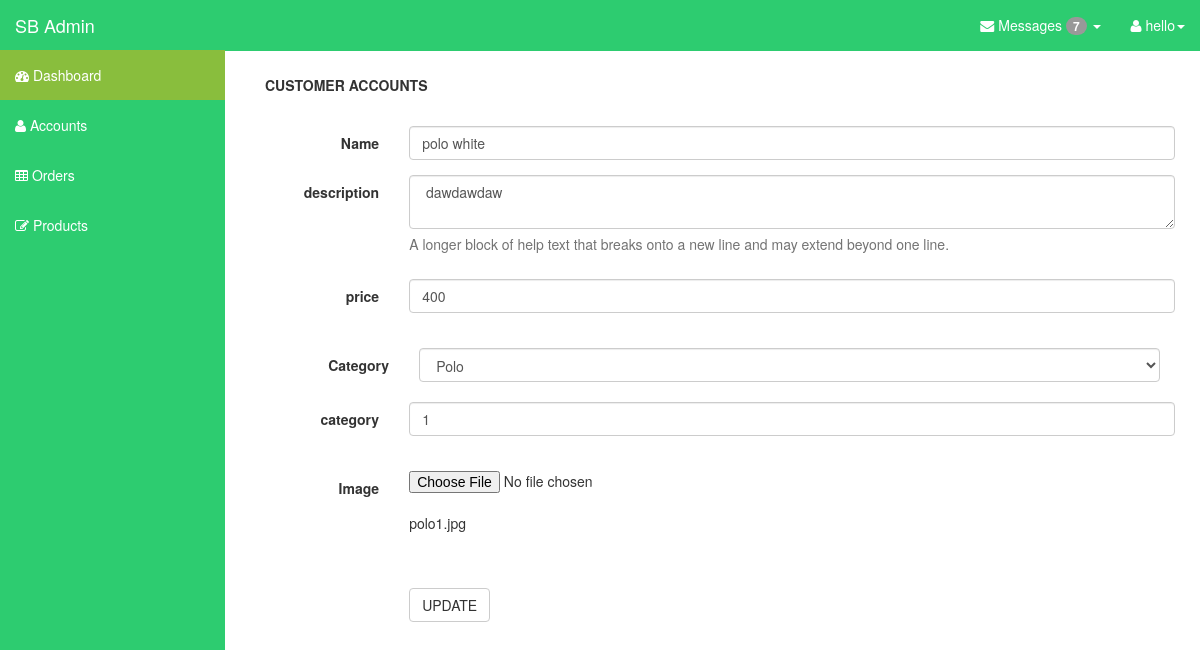
/sb-admin/edit-products.php?id=1 (signed in), run on the app's committed database.
### tables this page shows
CREATE TABLE IF NOT EXISTS `products` (
  `id` int(15) NOT NULL AUTO_INCREMENT,
  `image` text NOT NULL,
  `name` text NOT NULL,
  `description` text NOT NULL,
  `price` int(15) NOT NULL,
  `category` int(15) NOT NULL,
  PRIMARY KEY (`id`)
);

CREATE TABLE IF NOT EXISTS `category` (
  `category_id` int(11) NOT NULL AUTO_INCREMENT,
  `category` text NOT NULL,
  PRIMARY KEY (`category_id`)
);

### sb-admin/edit-products.php (the view, shortened to what this page needs)
<!DOCTYPE html>
<?php
				$newid = $_GET['id'];
?>
<html lang="en">
  <head>
    <link href="css/bootstrap.css" rel="stylesheet">
    <link href="css/sb-admin.css" rel="stylesheet">
    <link rel="stylesheet" href="font-awesome/css/font-awesome.min.css">
    <link rel="stylesheet" href="http://cdn.oesmith.co.uk/morris-0.4.3.min.css">
  </head>
  <body>
    <div id="wrapper">
      <nav class="navbar navbar-inverse navbar-fixed-top" role="navigation">
        <div class="navbar-header">
          <a class="navbar-brand" href="index.php">SB Admin</a>
        </div>
        <div class="collapse navbar-collapse navbar-ex1-collapse">
            <ul class="nav navbar-nav side-nav">
            <li class="active"><a href="index.php"><i class="fa fa-dashboard"></i> Dashboard</a></li>
            <li><a href="accounts.php"><i class="fa fa-user"></i> Accounts</a></li>
            <li><a href="order.php"><i class="fa fa-table"></i> Orders</a></li>
            <li><a href="products-cms.php"><i class="fa fa-edit"></i> Products</a></li>
          </ul>
          <ul class="nav navbar-nav navbar-right navbar-user">
            <li class="dropdown messages-dropdown">
              <a href="#" class="dropdown-toggle" data-toggle="dropdown"><i class="fa fa-envelope"></i> Messages <span class="badge">7</span> <b class="caret"></b></a>
            </li>
            <li class="dropdown user-dropdown">
              <a href="#" class="dropdown-toggle" data-toggle="dropdown"><i class="fa fa-user"></i>  <?php echo $_SESSION['fname'];?><b class="caret"></b></a>
            </li>
          </ul>
        </div>
      </nav>
      <div id="page-wrapper">
                <div class="panel-heading"><b>CUSTOMER ACCOUNTS</b></div>
			<br>
			 <?php
				$sql = "SELECT * FROM products WHERE id = $newid";
				$result = mysql_query($sql);
				while ($row = mysql_fetch_array($result))
				{
					$cat = $row['category'];
			?>
			 <form class="form-horizontal" role="form" action="" method="post" enctype="multipart/form-data">
				<div class="form-group">
                    <label for="description" class="col-sm-2 control-label">Name</label>
                    <div class="col-sm-10">
                        <input type="name" name="name" class="form-control" id="description"  value="<?php echo $row['name']; ?> "required pattern="'([A-Z][a-z]*)[A-Z][a-z]*)*'"title="must consist of letters only.">
					</div>
                </div>
				<div class="form-group">
                    <label for="description" class="col-sm-2 control-label">description</label>
                    <div class="col-sm-10">
                        <textArea name="description" class="form-control" id="description" required><?php echo $row['description']; ?> </textarea>
						<span class="help-block">A longer block of help text that breaks onto a new line and may extend beyond one line.</span>
					</div>
                </div>
				<div class="form-group">
                    <label for="description" class="col-sm-2 control-label">price</label>
                    <div class="col-sm-10">
                        <input type="number" name="price" class="form-control" id="description" " value="<?php echo $row['price']; ?>" required>
					</div>
                </div>
				<br>
 <label for="select" class="col-lg-2 control-label">Category</label>
      <div class="col-lg-10">
        <select class="form-control" name="category">
		<?php
		$queerry = mysql_query("SELECT * FROM category ");
						while($rowsssss = mysql_fetch_assoc($queerry))
					{
							$cat_id = $rowsssss['category_id'];
							$category = $rowsssss['category'];
						?>
          <option value="<?php echo $cat_id; ?>" name="category" <?php if( $cat == $cat_id ) { echo 'selected';   } ?> ><?php echo $category ?></option>
		<?php }?>
		</select>
        <br>
      </div>
                <div class="form-group">
                    <label for="price" class="col-sm-2 control-label">category</label>
                    <div class="col-sm-10">
                        <input type="text" name="category" class="form-control" id="price" value="<?php echo $row['category']; ?>" required>
                    </div>
                </div>
				<br>
				   <div class="form-group">
                    <label for="price" class="col-sm-2 control-label">Image</label>
                    <div class="col-sm-10">
                        <input type="file" name="file" id="file" value="<?php echo $row['image'];?>"><br>
						<?php echo $row['image']; ?>
                    </div>
                </div>
				<br>
				<br>
				<?php
				}
				?>
				<div class="form-group">
                    <div class="col-sm-offset-2 col-sm-10">
                        <button type="submit" name="submit" class="btn btn-default">UPDATE</button>
                    </div>
                </div>
            </form>
        </div>
        </div>
  </body>
</html>

### sb-admin/css/sb-admin.css (style rules this page uses)
body { margin-top: 50px; }
#wrapper { padding-left: 0; }
#page-wrapper { width: 100%; padding: 5px 15px; }
@media (min-width:768px) { #wrapper { padding-left: 225px; } }
@media (min-width:768px) { #page-wrapper { padding: 15px 25px; } }
@media (min-width:768px) { .side-nav { margin-left: -225px; left: 225px; width: 225px; position: fixed; top: 50px; height: 100%; border-radius: 0; border: none; background-color: #2dcc70; overflow-y: auto; } }
@media (min-width:768px) { .side-nav>li>a { width: 225px; } }
@media (min-width:768px) { .navbar-collapse { padding-left: 15px !important; padding-right: 15px !important; } }

### data on the page
products: name "polo white", description "dawdawdaw", price "400", category "Polo", category "1", image "polo1.jpg"

### other printed values
$_SESSION['fname'] "hello"
